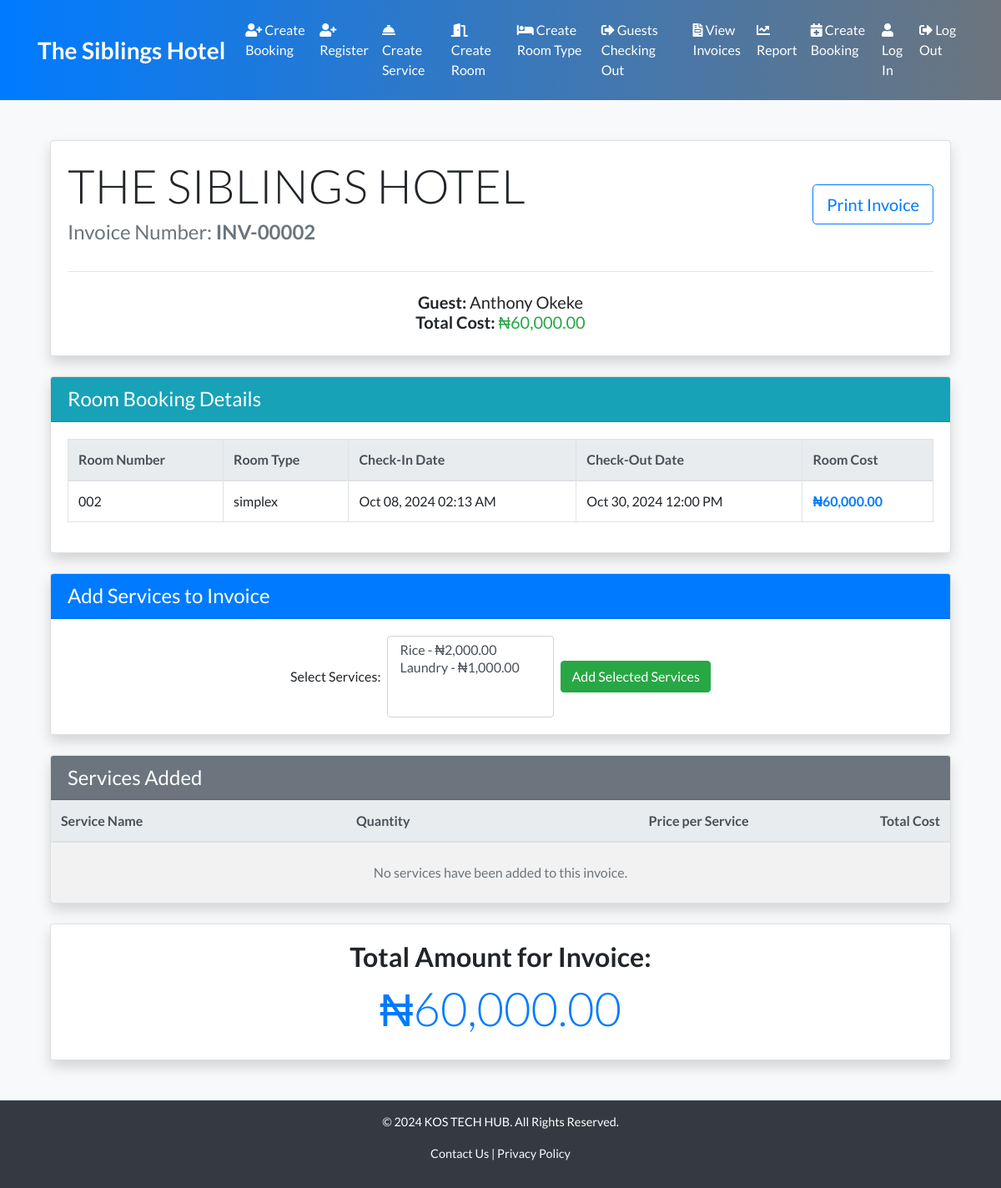
Page /invoice/2/ (signed in) on the earlier database version.
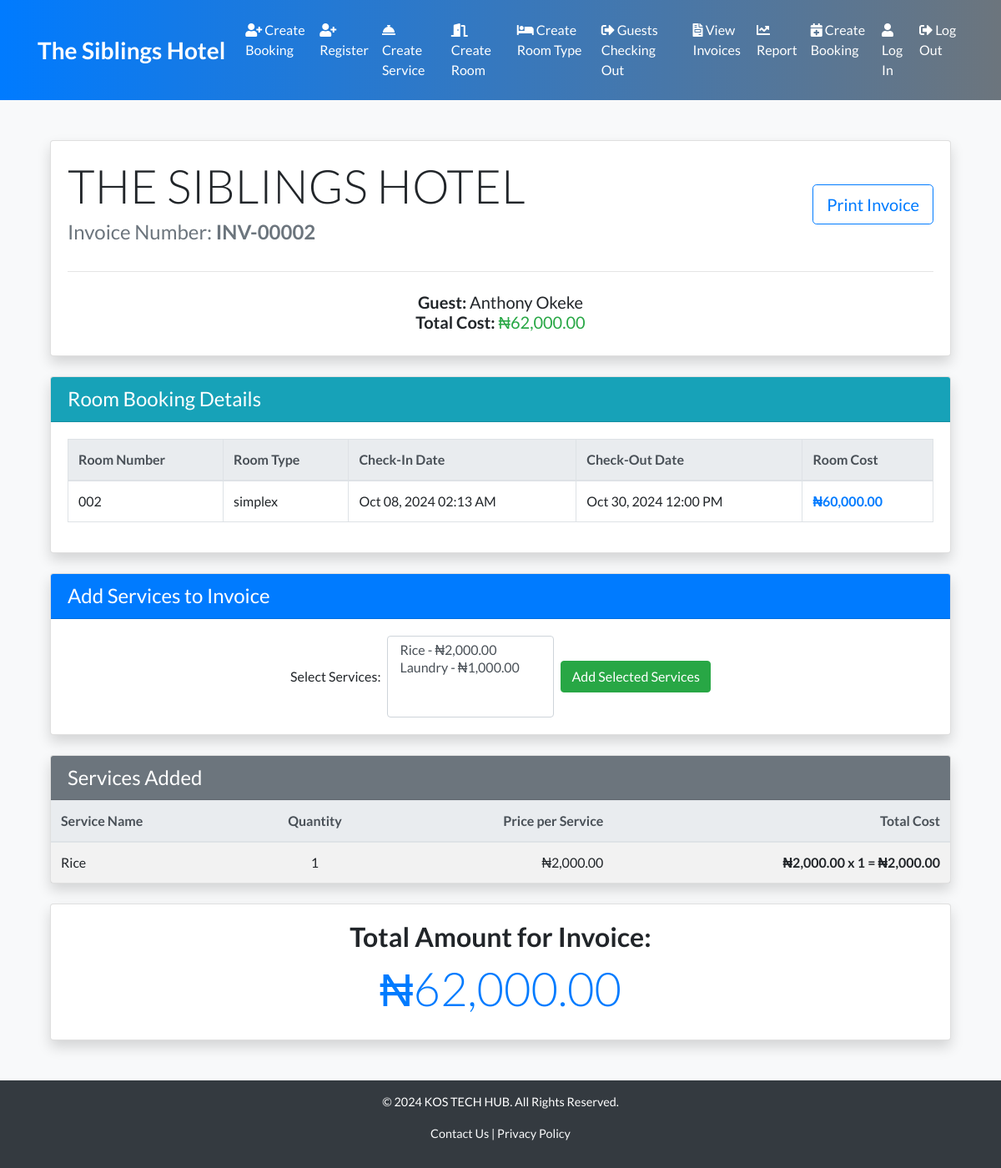
Same page on the later database version.
### hotel/models.py (models this page shows, shortened)
class Invoice(models.Model):
    booking = models.OneToOneField('Booking', on_delete=models.CASCADE)
    services = models.ManyToManyField('Service', blank=True, through='InvoiceService')
    invoice_number = models.CharField(max_length=50, unique=True, blank=True, null=True)  # Unique Invoice Number
    total_services_cost = models.DecimalField(max_digits=10, decimal_places=2, default=0.00)
    invoice_date = models.DateTimeField(default=timezone.now)
    total_amount = models.DecimalField(max_digits=10, decimal_places=2, default=0.00)
    @property
    def total_cost(self):
        total_services_cost = sum([item.service.price * item.quantity for item in self.invoiceservice_set.all()])
        return self.booking.total_amount + total_services_cost

class Booking(models.Model):
    room = models.ForeignKey(Room, on_delete=models.CASCADE)
    guest = models.ForeignKey(Guest, on_delete=models.CASCADE)
    check_in = models.DateTimeField()
    check_out = models.DateTimeField()
    actual_check_out = models.DateTimeField(blank=True, null=True)  # Track actual checkout time
    total_amount = models.DecimalField(max_digits=10, decimal_places=2, default=0.00)

class Guest(models.Model):
    title = models.CharField(max_length=10, choices=[('Mr', 'Mr', ), ('Mrs', 'Mrs'), ('Miss', 'Miss')], blank=True, null=True)
    first_name = models.CharField(max_length=100)
    middle_name = models.CharField(max_length=100, blank=True, null=True)  # New field for middle name
    last_name = models.CharField(max_length=100)
    email = models.CharField(max_length=255, blank=True, null=True)  # Change to CharField to allow plain text
    phone_number = models.CharField(max_length=15)
    home_address = models.CharField(max_length=500)
    occupation = models.CharField(max_length=500)
    valid_id = models.BooleanField(default=False, blank=True, null=True)  # New boolean field for ID verification
    passport_number = models.CharField(max_length=50, blank=True, null=True)  # New field for passport number if the guest is a foreigner
    next_of_kin_phone_number = models.CharField(max_length=15, blank=True, null=True)  # New field for next of kin phone number
    car_plate_number = models.CharField(max_length=50, blank=True, null=True)  # New field for car plate number

class Room(models.Model):
    room_number = models.CharField(max_length=10)
    room_type = models.ForeignKey(RoomType, on_delete=models.CASCADE)
    is_occupied = models.BooleanField(default=False)

class RoomType(models.Model):
    name = models.CharField(max_length=100)
    description = models.TextField(blank=True, null=True)
    price_per_night = models.DecimalField(max_digits=10, decimal_places=2)

class InvoiceService(models.Model):
    invoice = models.ForeignKey('Invoice', on_delete=models.CASCADE)
    service = models.ForeignKey(Service, on_delete=models.CASCADE)
    quantity = models.PositiveIntegerField(default=1)  # Track quantity of each service

class Service(models.Model):
    name = models.CharField(max_length=100)
    price = models.DecimalField(max_digits=10, decimal_places=2)

### hotel/views.py (the view, shortened to what this page needs)
# urls.py: path('invoice/<int:invoice_id>/', views.view_invoice, name='view_invoice'),  # Unified invoice view URL
@login_required
def view_invoice(request, invoice_id):
    invoice = get_object_or_404(Invoice, id=invoice_id)
    services = Service.objects.all()
    return render(request, 'hotel/view_invoice.html', {'invoice': invoice, 'services': services})

### hotel/templatetags/currency_filters.py (called while the page is built)
@register.filter(name='currency_naira')
def currency_naira(value):
    try:
        return f"₦{value:,.2f}"
    except (ValueError, TypeError):
        return "₦0.00"

### hotel/templatetags/custom_filters.py (called while the page is built)
@register.filter
def multiply(value, arg):
    try:
        return value * arg
    except (TypeError, ValueError):
        return 0

### hotel/templates/hotel/view_invoice.html (shortened to what this page needs)
{% extends 'hotel/base.html' %}
{% load custom_filters %}
{% load currency_filters %}
{% block content %}
<div class="container my-5" id="invoice-section">
    <div class="card shadow mb-4">
        <div class="card-body">
            <div class="d-flex justify-content-between align-items-center mb-4 no-print">
                <div>
                    <h1 class="display-4">THE SIBLINGS HOTEL</h1>
                    <h4 class="text-muted">Invoice Number: <strong>{{ invoice.invoice_number }}</strong></h4>
                </div>
                <button class="btn btn-outline-primary btn-lg no-print" onclick="printInvoice()">Print Invoice</button>
            </div>
            <hr class="my-4">
            <h5 class="text-center">
                <strong>Guest: </strong> {{ invoice.booking.guest.first_name }} {{ invoice.booking.guest.last_name }} <br>
                <strong>Total Cost: </strong>
                <span class="text-success">{{ invoice.total_cost|currency_naira }}</span>
            </h5>
        </div>
    </div>
    <div class="card shadow mb-4">
        <div class="card-header bg-info text-white">
            <h2 class="h4 mb-0">Room Booking Details</h2>
        </div>
        <div class="card-body">
            <table class="table table-bordered">
                <thead class="thead-light">
                    <tr>
                        <th>Room Number</th>
                        <th>Room Type</th>
                        <th>Check-In Date</th>
                        <th>Check-Out Date</th>
                        <th>Room Cost</th>
                    </tr>
                </thead>
                <tbody>
                    <tr>
                        <td>{{ invoice.booking.room.room_number }}</td>
                        <td>{{ invoice.booking.room.room_type.name }}</td>
                        <td>{{ invoice.booking.check_in|date:"M d, Y h:i A" }}</td>
                        <td>{{ invoice.booking.check_out|date:"M d, Y" }} 12:00 PM</td>
                        <td><strong class="text-primary">{{ invoice.booking.total_amount|currency_naira }}</strong></td>
                    </tr>
                </tbody>
            </table>
        </div>
    </div>
    <div class="card shadow mb-4 no-print">
        <div class="card-header bg-primary text-white">
            <h2 class="h4 mb-0">Add Services to Invoice</h2>
        </div>
        <div class="card-body">
            <form method="post" class="form-inline justify-content-center">
                <label for="services" class="mr-2">Select Services:</label>
                <select name="services" multiple class="form-control mr-2" style="min-width: 200px;">
                    {% for service in services %}
                    <option value="{{ service.id }}">{{ service.name }} - {{ service.price|currency_naira }}</option>
                    {% endfor %}
                </select>
                <button type="submit" class="btn btn-success">Add Selected Services</button>
            </form>
        </div>
    </div>
    <div class="card shadow mb-4">
        <div class="card-header bg-secondary text-white">
            <h2 class="h4 mb-0">Services Added</h2>
        </div>
        <div class="card-body p-0">
            <table class="table table-hover table-striped mb-0">
                <thead class="thead-light">
                    <tr>
                        <th scope="col">Service Name</th>
                        <th scope="col" class="text-center">Quantity</th>
                        <th scope="col" class="text-right">Price per Service</th>
                        <th scope="col" class="text-right">Total Cost</th>
                    </tr>
                </thead>
                <tbody>
                    {% for service in invoice.invoiceservice_set.all %}
                    <tr>
                        <td>{{ service.service.name }}</td>
                        <td class="text-center">{{ service.quantity }}</td>
                        <td class="text-right">{{ service.service.price|currency_naira }}</td>
                        <td class="text-right">
                            <strong>{{ service.service.price|currency_naira }} x {{ service.quantity }} = {{ service.service.price|multiply:service.quantity|currency_naira }}</strong>
                        </td>
                    </tr>
                    {% empty %}
                    <tr>
                        <td colspan="4" class="text-center text-muted py-4">No services have been added to this invoice.</td>
                    </tr>
                    {% endfor %}
                </tbody>
            </table>
        </div>
    </div>
    <div class="card shadow">
        <div class="card-body text-center">
            <h2><strong>Total Amount for Invoice:</strong></h2>
            <h1 class="display-4 text-primary">{{ invoice.total_cost|currency_naira }}</h1>
        </div>
    </div>
</div>
{% endblock %}

### hotel/templates/hotel/base.html (shortened to what this page needs)
<!DOCTYPE html>
<html lang="en">
<head>
    <link href="https://stackpath.bootstrapcdn.com/bootstrap/4.5.2/css/bootstrap.min.css" rel="stylesheet">
    <link rel="stylesheet" href="https://cdnjs.cloudflare.com/ajax/libs/font-awesome/5.15.4/css/all.min.css">
    <link rel="stylesheet" href="https://cdn.jsdelivr.net/npm/aos@2.3.4/dist/aos.css" />
</head>
<body>
    <nav class="navbar navbar-expand-lg navbar-dark sticky-top">
        <div class="container">
            <a class="navbar-brand" href="{% url 'home' %}">The Siblings Hotel</a>
            <div class="collapse navbar-collapse" id="navbarNav">
                <ul class="navbar-nav ml-auto">
                    {%  if user.is_authenticated %}
                    <li class="nav-item {% if request.resolver_match.url_name == 'create_guest' %}active{% endif %}">
                        <a class="nav-link" href="{% url 'create_guest' %}"><i class="fas fa-user-plus"></i> Create Booking</a>
                    </li>
                    {% if user.is_superuser %}
                        <a class="nav-link" href="{% url 'register' %}"><i class="fas fa-user-plus"></i> Register </a>
                    <li class="nav-item {% if request.resolver_match.url_name == 'create_service' %}active{% endif %}">
                        <a class="nav-link" href="{% url 'create_service' %}"><i class="fas fa-concierge-bell"></i> Create Service</a>
                    </li>
                    <li class="nav-item {% if request.resolver_match.url_name == 'create_room' %}active{% endif %}">
                        <a class="nav-link" href="{% url 'create_room' %}"><i class="fas fa-door-open"></i> Create Room</a>
                    </li>
                    <li class="nav-item {% if request.resolver_match.url_name == 'create_room_type' %}active{% endif %}">
                        <a class="nav-link" href="{% url 'create_room_type' %}"><i class="fas fa-bed"></i> Create Room Type</a>
                    </li>
                    {% endif %}
                    <li class="nav-item {% if request.resolver_match.url_name == 'guests_checking_out' %}active{% endif %}">
                        <a class="nav-link" href="{% url 'guests_checking_out' %}"><i class="fas fa-sign-out-alt"></i> Guests Checking Out</a>
                    </li>
                    <li class="nav-item {% if request.resolver_match.url_name == 'invoices_list' %}active{% endif %}">
                        <a class="nav-link" href="{% url 'invoices_list' %}"><i class="fas fa-file-invoice"></i> View Invoices</a>
                    </li>
                    <li class="nav-item {% if request.resolver_match.url_name == 'daily_report' %}active{% endif %}">
                        <a class="nav-link" href="{% url 'daily_report' %}"><i class="fas fa-chart-line"></i> Report</a>
                    </li>
                    <li class="nav-item {% if request.resolver_match.url_name == 'create_booking' %}active{% endif %}">
                        <a class="nav-link" href="{% url 'create_booking' %}"><i class="fas fa-calendar-plus"></i> Create Booking</a>
                    </li>
                    <li class="nav-item {% if request.resolver_match.url_name == 'login' %}active{% endif %}">
                        <a class="nav-link" href="{% url 'login' %}"><i class="fas fa-user"></i> Log In </a>
                    </li>
                        <a class="nav-link" href="#" onclick="event.preventDefault(); document.getElementById('logout-form').submit();">
                            <i class="fas fa-sign-out-alt"></i> Log Out
                        </a>
                    {% endif %}
                </ul>
            </div>
        </div>
    </nav>
    <div class="container mt-5">
        {% block content %}
        {% endblock %}
    </div>
    <footer>
        <div class="container">
            <p>&copy; <span id="current-year"></span> KOS TECH HUB. All Rights Reserved.</p>
            <p><a href="mailto:info@kostechofficial@gmail.com">Contact Us</a> | <a href="{% url 'privacy_policy' %}">Privacy Policy</a></p>
        </div>
    </footer>
</body>
</html>

### hotel/templates/hotel/base.html (style rules this page uses)
body, html { font-family: 'Lato', sans-serif; background-color: #f8f9fa; }
.navbar { padding: 1rem 1rem; background: linear-gradient(to right, #007bff, #6c757d); }
.navbar-brand { font-weight: bold; font-size: 1.75rem; color: #ffffff !important; }
.navbar-nav .nav-link { color: #ffffff !important; font-weight: 500; transition: color 0.3s ease; }
footer { background: #343a40; color: #ffffff; padding: 15px 0; text-align: center; font-size: 0.9rem; }
footer a { color: #f8f9fa; text-decoration: none; transition: color 0.3s ease; }

Differences in the rows shown:
changed Invoice "INV-00002": total_cost "₦60,000.00" → "₦62,000.00"
added InvoiceService: service.name "Rice", quantity "1", service.price "₦2,000.00", service.price|multiply "₦2,000.00"
Other differences:
text no longer shown: "No services have been added to this invoice."
